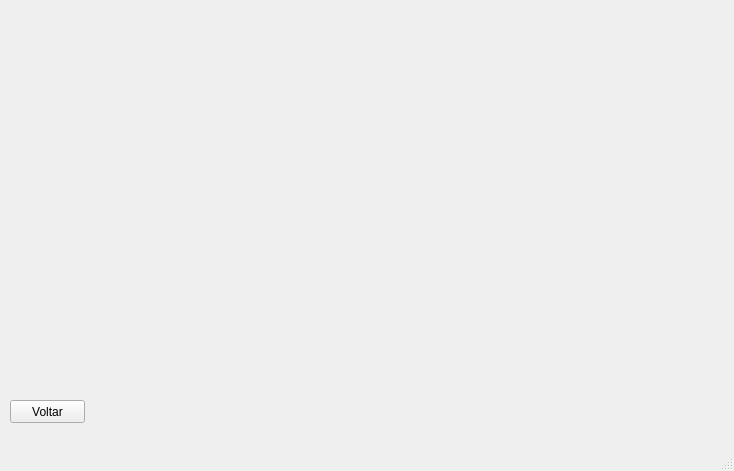
<?xml version="1.0" encoding="UTF-8"?>
<ui version="4.0">
 <class>MainWindow2</class>
 <widget class="QMainWindow" name="MainWindow2">
  <property name="geometry">
   <rect>
    <x>0</x>
    <y>0</y>
    <width>734</width>
    <height>471</height>
   </rect>
  </property>
  <property name="windowTitle">
   <string>MainWindow</string>
  </property>
  <widget class="QWidget" name="centralwidget">
   <widget class="QPushButton" name="btvoltar">
    <property name="geometry">
     <rect>
      <x>10</x>
      <y>400</y>
      <width>75</width>
      <height>23</height>
     </rect>
    </property>
    <property name="text">
     <string>Voltar</string>
    </property>
   </widget>
 </widget>
  <widget class="QMenuBar" name="menubar">
   <property name="geometry">
    <rect>
     <x>0</x>
     <y>0</y>
     <width>734</width>
     <height>21</height>
    </rect>
   </property>
  </widget>
  <widget class="QStatusBar" name="statusbar"/>
 </widget>
 <resources/>
 <connections/>
</ui>
